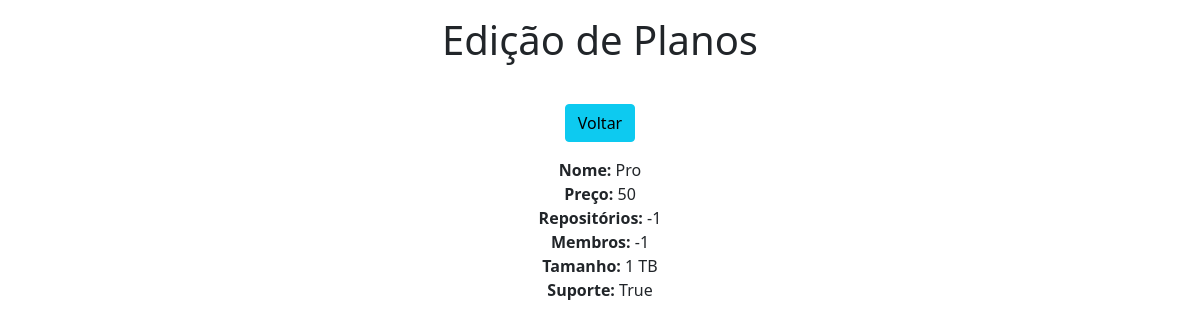
Page /view/10/ on the committed database.
### app/models.py (models this page shows)
class Planos(models.Model):
    nome = models.CharField(max_length=30)
    preco = models.IntegerField()
    repositorios = models.IntegerField()
    membros = models.IntegerField()
    tamanho = models.CharField(max_length=30)
    suporte = models.BooleanField(default=False)

### app/views.py (the view)
# urls.py: path('view/<int:pk>/', view, name='view'),
def view(request, pk):
    data = {}
    data['db'] = Planos.objects.get(pk=pk)
    return render(request, 'view.html', data)

### app/templates/view.html (shortened to what this page needs)
<!DOCTYPE html>
<html lang="en">
<head>
    <link href="https://cdn.jsdelivr.net/npm/bootstrap@5.1.3/dist/css/bootstrap.min.css" rel="stylesheet">
</head>
<body>
    <div class="col-8 m-auto pt-3 pb-2 text-center">
         <h1>Edição de Planos</h1>
    </div>
    <div class="col-8 m-auto pt-4 pb-2 text-center">
         <a href="/table/" class="btn btn-info">Voltar</a>
    </div>
    <div class="col-8 m-auto pt-2 pb-2 text-center">
        <strong>Nome: </strong>{{db.nome}}<br>
        <strong>Preço: </strong>{{db.preco}}<br>
        <strong>Repositórios: </strong>{{db.repositorios}}<br>
        <strong>Membros: </strong>{{db.membros}}<br>
        <strong>Tamanho: </strong>{{db.tamanho}}<br>
        <strong>Suporte: </strong>{{db.suporte}}<br>
    </div>
</body>
</html>

### rows in the picture
Planos: nome "Pro", preco "50", repositorios "-1", membros "-1", tamanho "1 TB", suporte "True"
